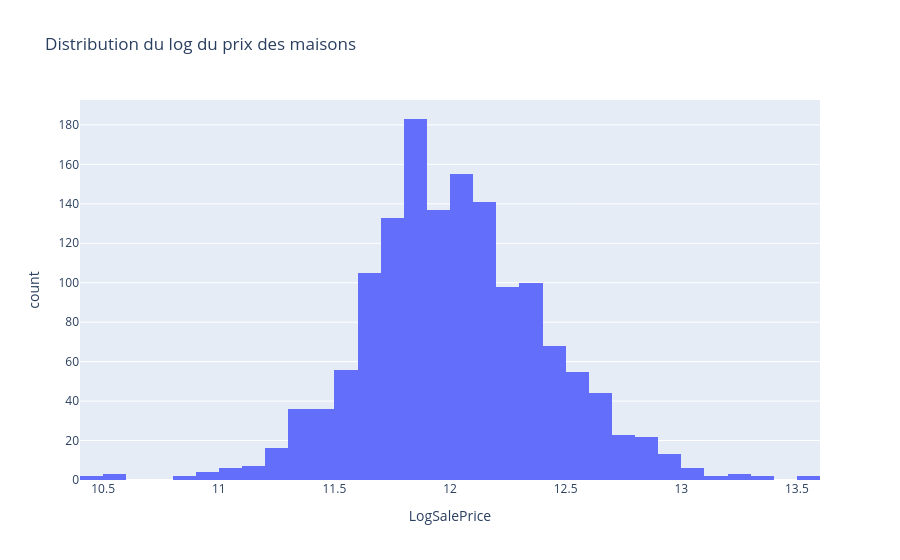

Write notebook code for a chart like this one.
### Code cell
fig = px.histogram(
    data_clean.to_pandas(),
    x="LogSalePrice",
    nbins=50,
    title="Distribution du log du prix des maisons"
)

fig.show()

### Figure 1 — Plotly figure (JSON) as saved in the notebook; plotly's stock layout.template omitted (floating-point values rounded to 4 significant figures; data arrays with more than 128 entries replaced by an {"elided": "..."} marker saying what was removed)
{"data": [{"bingroup": "x", "hovertemplate": "LogSalePrice=%{x}<br>count=%{y}<extra></extra>", "legendgroup": "", "marker": {"color": "#636efa", "pattern": {"shape": ""}}, "name": "", "nbinsx": 50, "orientation": "v", "showlegend": false, "type": "histogram", "x": {"elided": "1460 float values"}, "xaxis": "x", "yaxis": "y"}], "layout": {"barmode": "relative", "legend": {"tracegroupgap": 0}, "title": {"text": "Distribution du log du prix des maisons"}, "xaxis": {"anchor": "y", "domain": [0, 1], "title": {"text": "LogSalePrice"}}, "yaxis": {"anchor": "x", "domain": [0, 1], "title": {"text": "count"}}}}
